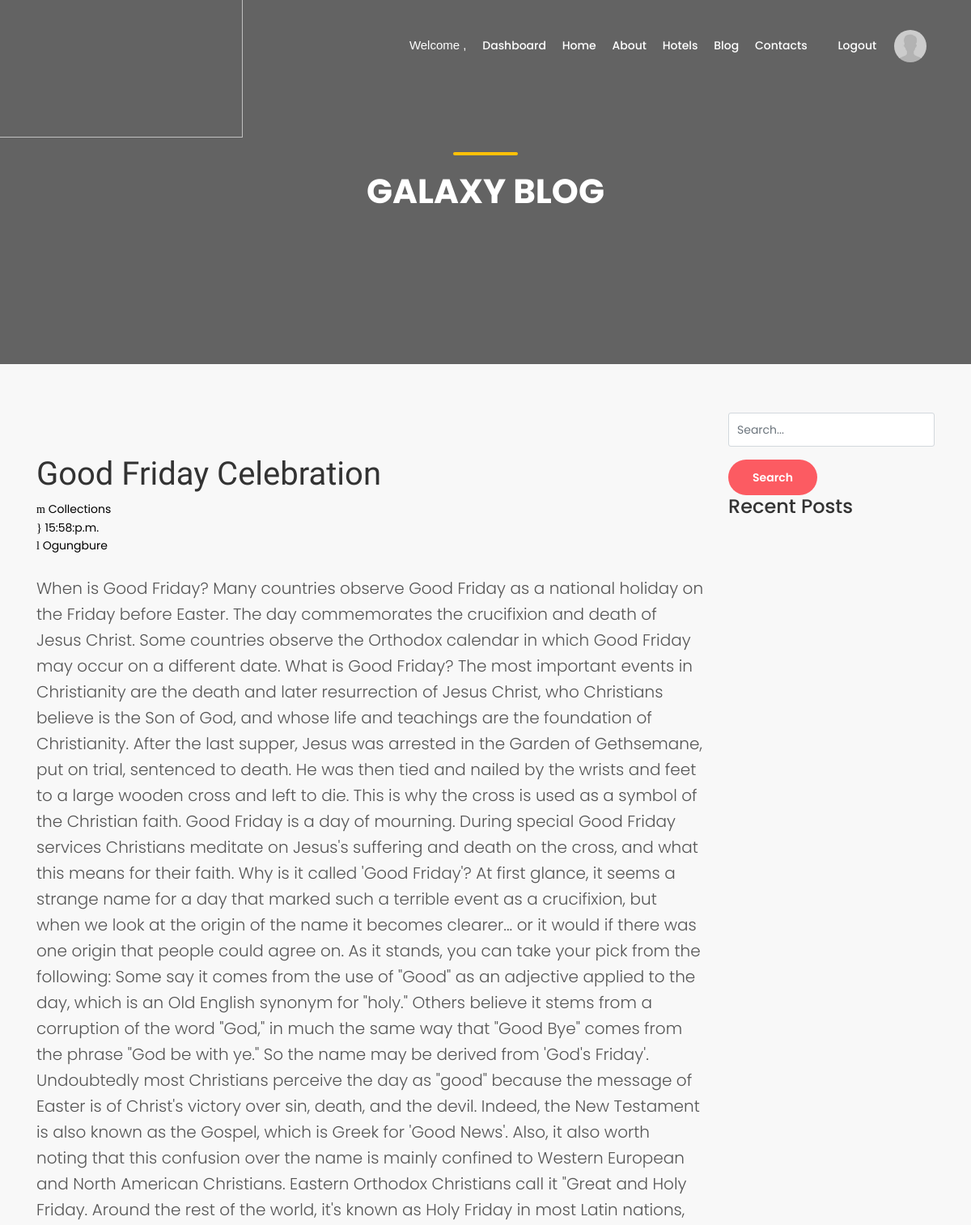
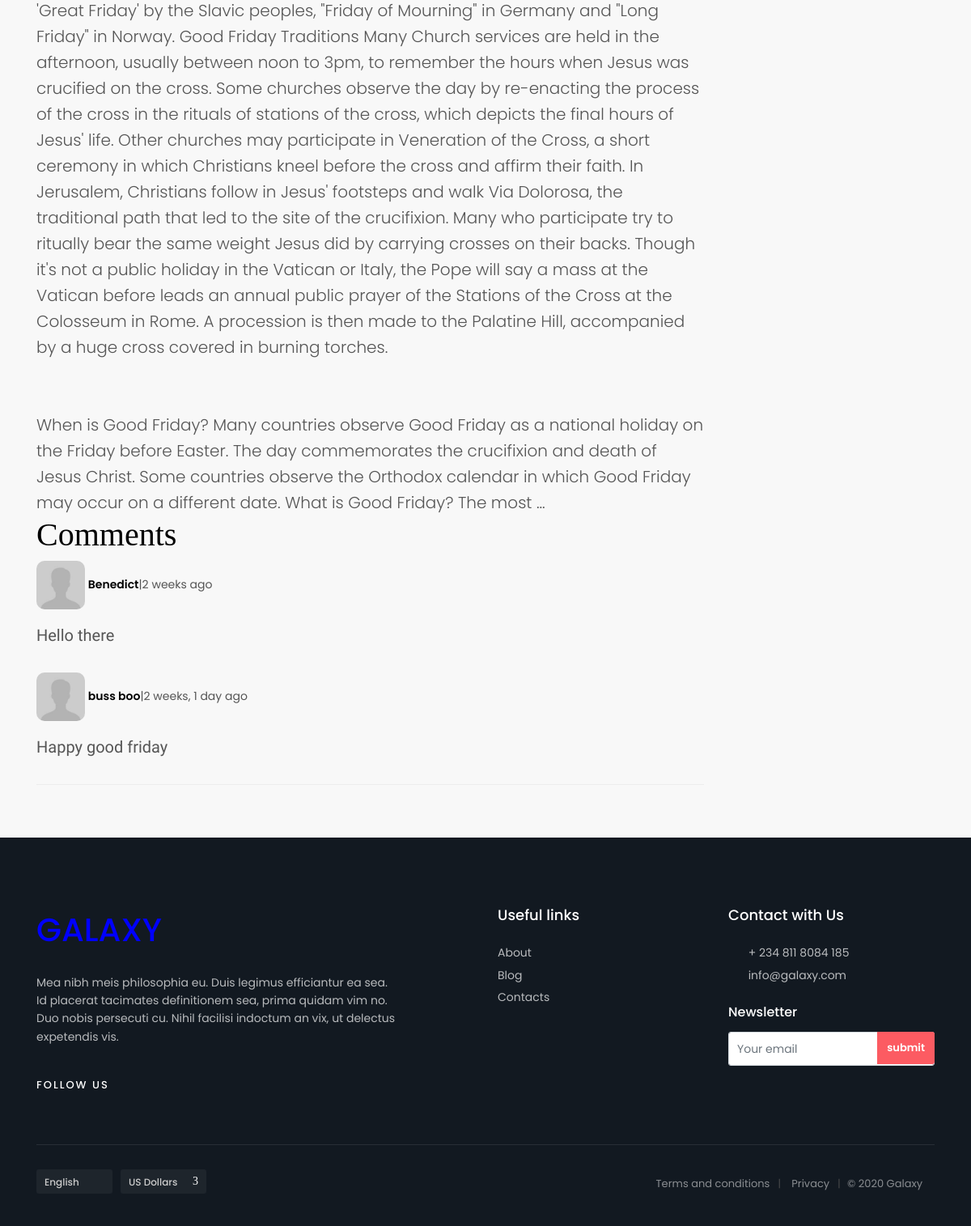
Page /backend/blog-post-page/49 on the committed database (2 pictures, top to bottom).
### frontend/models.py (models this page shows, shortened)
class Blog(models.Model):
    FEATURE = 'Feature'
    NO_FEATURE = 'No Feature'
    CHOOSE = ''
    APPEAR_HOME_FIELD=[
        (FEATURE, 'Appear on home'),
        (NO_FEATURE, "Don't show on home"),
        (CHOOSE, 'Please Choose')
    ]
    blg_title = models.CharField(max_length=150, verbose_name= 'Blog Title')
    blg_image = models.FileField(null=True, verbose_name='Blog Image', blank=True, upload_to='uploads/')
    appear_home = models.CharField(max_length=50, choices=APPEAR_HOME_FIELD, default=CHOOSE)
    blg_content = models.TextField()
    user = models.ForeignKey(User, on_delete=models.CASCADE)
    cat_id = models.ManyToManyField(BlogCategory, verbose_name='Category')
    date = models.DateTimeField(auto_now_add=True)
    class Meta():
        verbose_name_plural = 'Blog'
    def blog_img(self):
        if self.blg_image:
          return self.blg_image.url

class Comment(models.Model):
    user_name = models.CharField(max_length=150, verbose_name= 'User Name')
    timestamp = models.DateTimeField(auto_now_add=True)
    comment_content = models.TextField(verbose_name= 'Content')
    post = models.ForeignKey(Blog, related_name='comments', on_delete=models.CASCADE)

### backend/views.py (the view)
# urls.py: path('blog-post-page/<int:pk>', views.blog_post, name='blog_post'),
def blog_post(request, pk):
    single_post = get_object_or_404(Blog, pk=pk)
    comments = Comment.objects.filter(post=pk).order_by('-timestamp')
    if request.method == "POST":
        form = CommentForm(request.POST)
        if form.is_valid():
            comment = form.save(commit=False)
            comment.post = single_post
            comment.save()
            return redirect('backend:blog_post', pk=single_post.pk)
    else:
        form = CommentForm()
    return render(request, 'backend/blog-post.html', {'comm':comments, 'form':form, 'sipst':single_post})

### backend/forms.py
class CommentForm(forms.ModelForm):
    user_name = forms.CharField( widget=forms.TextInput(attrs={'class': 'form-control', 'placeholder': 'Full Name'}))
    comment_content = forms.CharField(widget=forms.Textarea(attrs={
        'class': 'form-control',
        'placeholder': 'Type your comment',
        'id': 'usercomment',
        'rows': '4'
    }))
    class Meta:
        model = Comment
        exclude = ['user', 'post']

### templates/backend/blog-post.html (shortened to what this page needs)
{% extends 'backend/newbase.html' %}
{% load static %}
{% block content %}
	<main>
		<section class="hero_in general">
			<div class="wrapper">
				<div class="container">
					<h1 class="fadeInUp"><span></span>Galaxy blog</h1>
				</div>
			</div>
		</section>
		<div class="container margin_60_35">
			<div class="row">
				{% if sipst %}
					<div class="col-lg-9">
						<div class="bloglist singlepost">
							<p><img alt="" class="img-fluid col-lg-8" src="{{ sipst.blog_img }}" style="border-radius: 20px;"></p>
							<h1  style="font-family: 'Charm', cursive;">{{ sipst.blg_title }}</h1>
							<div class="postmeta">
								<ul>
									<li><a href="#" style="color: black;" ><i class="icon_folder-alt" style="color: black;"></i> Collections</a></li>
									<li><a href="#" style="color: black;"><i class="icon_clock_alt"  style="color: black;"></i> {{sipst.date|date:'H:i:a' }}</a></li>
									<li><a href="#" style="color: black;"><i class="icon_pencil-edit"  style="color: black;"></i> {{ sipst.user.first_name }}</a></li>
								</ul>
							</div>
							<div class="post-content lead">
								{{ sipst.blg_content }}
								<br><br><br>
								{{ sipst.blg_content|truncatewords:50  }}
							</div>
						</div>
				{% endif %}
					<div id="comments">
						<h5 style="color: black; font-size: 40px; font-family: serif;">Comments</h5>
							{% for comment in comm %}
								<ul>
									<li>
										<div class="comment_right clearfix">
											<div class="comment_info">
												<figure class="rev-thumb"><img src="../../static/frontend/img/avatar.jpg" height="60px"
													style="border-radius: 10px;" alt="">
													<strong style="color: black;">{{ comment.user_name}}</strong><span>|</span>{{ comment.timestamp|timesince}} ago
												</figure>
											</div>
											<p style="font-family: 'Charm', cursive; font-size: 20px;">
											{{ comment.comment_content}}
											</p>
										</div>
									</li>
								</ul>
							{% endfor %}
					</div>
					<hr>
				</div>
				{% include 'backend/blog_search.html' %}
			</div>
		</div>
	</main>
{% endblock %}

### rows in the picture
Blog: blg_title "Good Friday Celebration", date "15:58:p.m.", user.first_name "Ogungbure", blg_content "When is Good Friday? Many countries observe Good Friday as a national holiday on the Friday before Easter. The day commemorates the crucifixion and death of Jesus Christ. Some countries observe the Orthodox calendar in which Good Friday may occur on a different date. What is Good Friday? The most important events in Christianity are the death and later resurrection of Jesus Christ, who Christians believe is the Son of God, and whose life and teachings are the foundation of Christianity. After the last supper, Jesus was arrested in the Garden of Gethsemane, put on trial, sentenced to death. He was then tied and nailed by the wrists and feet to a large wooden cross and left to die. This is…", blg_content "When is Good Friday? Many countries observe Good Friday as a national holiday on the Friday before Easter. The day commemorates the crucifixion and death of Jesus Christ. Some countries observe the Orthodox calendar in which Good Friday may occur on a different date. What is Good Friday? The most …"
Comment: user_name "Benedict", timestamp "2 weeks", comment_content "Hello there"
Comment: user_name "buss boo", timestamp "2 weeks, 1 day", comment_content "Happy good friday"
